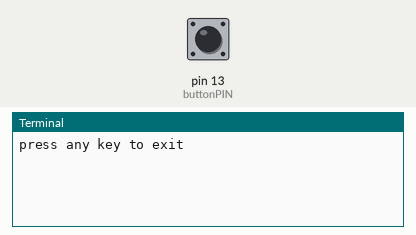
A program run on a simulated Raspberry Pi (header pin numbers). On the bench: the last lines printed to the terminal. The test bench sets the inputs (shaded band); at power-on: pin 13 (buttonPIN) LOW. The clock reads 2024-03-15 10:24:30 at power-on unless the program sets it.

Above: at 1.2 s.
1.3 s: pin 13 (buttonPIN) pulled HIGH for 0.15 s
At 2.6 s:
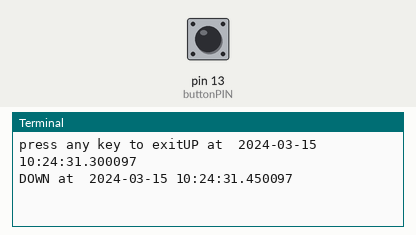
2.9 s: pin 13 (buttonPIN) pulled HIGH for 1 s
At 3.4 s:
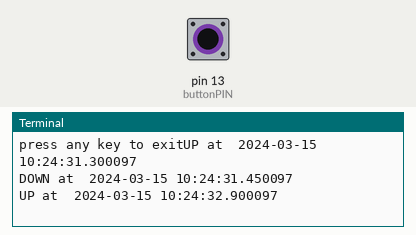
5.4 s: pin 13 (buttonPIN) pulled HIGH for 0.15 s
At 6.0 s:
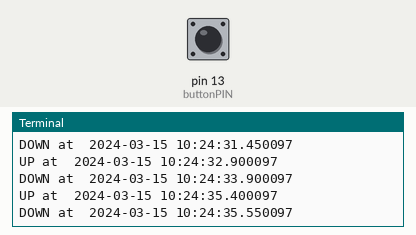

The program:

button_switch_simple_1.py
```python
import RPi.GPIO as GPIO
import datetime         # datetime.datetime.now()
import time             # sleep()
buttonPIN = 13

#define callback function
def my_callback(pin):
    if GPIO.input(pin) == GPIO.HIGH:
        print "UP at ", str(datetime.datetime.now())
    else:
        print "DOWN at ", str(datetime.datetime.now())

#m main function
try:
    GPIO.setmode(GPIO.BOARD)
    GPIO.setup(buttonPIN, GPIO.IN, pull_up_down=GPIO.PUD_DOWN)
    GPIO.add_event_detect(buttonPIN, GPIO.BOTH, callback=my_callback)
    message = raw_input("press any key to exit")
finally:
    GPIO.cleanup()


print "done"
```

Measured:
- after the input at 1.3 s, the terminal: prints a new line at once (image 1)
- after the input at 2.9 s, the terminal: prints a new line at once (image 2)
- after the input at 5.4 s, the terminal: prints a new line at once (image 3)
